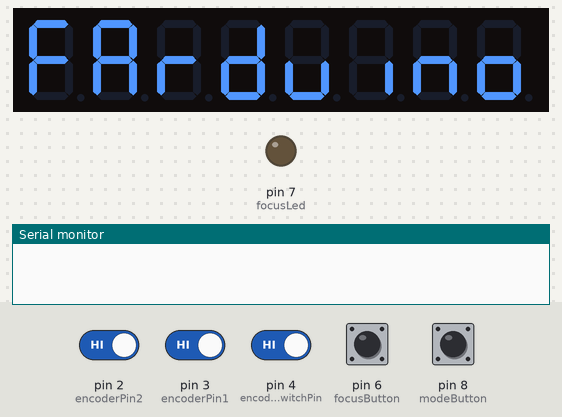
Recording of a sketch running on a simulated Arduino Uno, built with avr-gcc and run on an emulated ATmega328P. On the bench: 8-digit seven-segment display, output pins drawn as LEDs (lit = HIGH), the last lines printed to the serial monitor. The inputs (shaded band) are chosen by the test bench; at power-on: pin 2 (encoderPin2), pin 3 (encoderPin1), pin 4 (encoderSwitchPin) HIGH, pin 6 (focusButton), pin 8 (modeButton) LOW.

Above: at 1.2 s.
1.3 s: pin 6 (focusButton) pulled HIGH for 0.15 s
At 2.4 s:
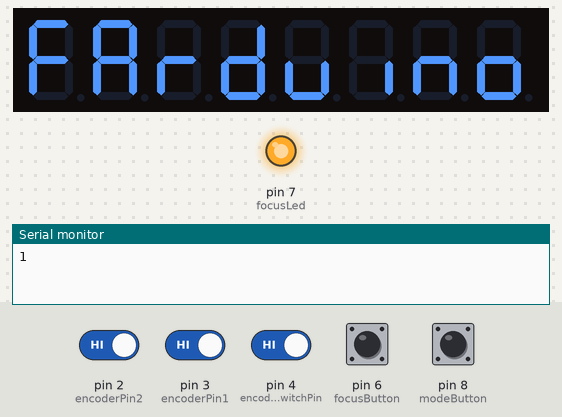
2.9 s: pin 6 (focusButton) pulled HIGH for 1 s
At 3.5 s:
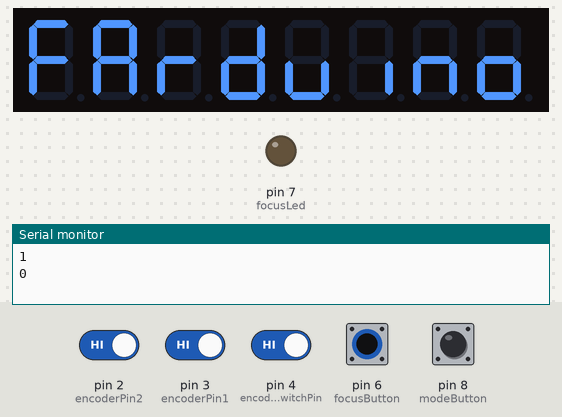
Timing chart, 0 to 5.9 s (numbered marks = the images above; inputs shaded):
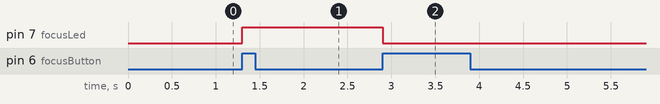

Measured:
- after the input at 1.3 s, pin 7 (focusLed): LOW → HIGH at once
- after the input at 2.9 s, pin 7 (focusLed): HIGH → LOW at once

The sketch:

Rotary-encoder.ino
```cpp
//From bildr article: http://bildr.org/2012/08/rotary-encoder-arduino/

//We always have to include the library
#include "LedControl.h"

/*
 Now we need a LedControl to work with.
 ***** These pin numbers will probably not work with your hardware *****
 pin 12 is connected to the DataIn
 pin 11 is connected to the CLK
 pin 10 is connected to LOAD
 We have only a single MAX72XX.
 */
LedControl lc=LedControl(12,11,10,1);

//these pins cannot be changed 2/3 are special pins
int encoderPin1 = 3;
int encoderPin2 = 2;
int encoderSwitchPin = 4; //push button switch
int enlargerLamp = 5;
int focusLed = 7;
int focusButton = 6;
int modeButton = 8;

//VARIABLES
int butDebounce = 20; // general variable for button debouncing

byte previousFocus = LOW;// For determining Focus button change state
long lastFocusTime = 0; // For the debounce of the Focus button
long debounce = 200;//for the Focus and Start buttons debounce
byte focusState;
byte enlargerOn = 0;

int brightness = 8; // Initial brightness value
byte modeState = LOW;// state of the Mode button for cycling through Modes
byte modePrevious = HIGH;
unsigned long pressTime = 0; // For the debounce of the Mode button
byte generalMode = 3;// For the switch... case argument

//ROTARY ENCODER VARIABLES
volatile int lastEncoded = 0;
volatile long encoderValue = 0;

long lastencoderValue = 0;

int lastMSB = 0;
int lastLSB = 0;
// END VARIABLES
//------------------------------------------------------------------------


void setup() {
  Serial.begin (9600);
  // Bring the display out of shutdown
  lc.shutdown(0,false);
  // and clear the display
  lc.clearDisplay(0);

  pinMode(encoderPin1, INPUT);
  pinMode(encoderPin2, INPUT);
  pinMode(encoderSwitchPin, INPUT);
  pinMode(focusLed, OUTPUT);
  pinMode(focusButton, INPUT);
  pinMode(modeButton, INPUT);

  modeState = digitalRead(modeButton); //read the initial state of the button

  digitalWrite(encoderPin1, HIGH); //turn pullup resistor on
  digitalWrite(encoderPin2, HIGH); //turn pullup resistor on

  digitalWrite(encoderSwitchPin, HIGH); //turn pullup resistor on

  //call updateEncoder() when any high/low changed seen
  //on interrupt 0 (pin 2), or interrupt 1 (pin 3)
  attachInterrupt(0, updateEncoder, CHANGE);
  attachInterrupt(1, updateEncoder, CHANGE);

}

void loop(){
  //void checkMode(){
  modeState = digitalRead(modeButton);
  if(modeState && modeState != modePrevious){
    if(generalMode < 3) // Check to see if the generalMode is within a range of 0 - 3,  anything over that will reset count back to 0.
      generalMode += 1;
    else
      generalMode = 0;

    Serial.println(generalMode);
  }
  modePrevious = modeState;

  //set the state of the focus button
  focusState = digitalRead(focusButton);
  //Serial.println(focusState);
  if(focusState && focusState != previousFocus){
    if(enlargerOn > 0)
      enlargerOn = 0;
    else
      enlargerOn = 1;

    Serial.println(enlargerOn);
  }
  previousFocus = focusState;


  if(digitalRead(encoderSwitchPin)){
    //button is not being pushed
  }
  else{
    //button is being pushed
    encoderValue = 0;
  }


  /*
  if(focusState == HIGH && previousFocus == LOW && millis() - lastFocusTime > debounce) {
    if(enlargerOn == HIGH){
      enlargerOn = LOW;
      butDebounce = 0;
      // write home message on display
    }
    else {
       enlargerOn = HIGH;
       butDebounce = millis();
       //write "Focus on" to the display
    }
    lastFocusTime = millis();
    previousFocus == focusState;
  }
  */
  digitalWrite(enlargerLamp, enlargerOn);
  digitalWrite(focusLed, enlargerOn);


  //Write stuff to the display

  brightness = constrain(encoderValue, 0, 15);
  lc.setIntensity(0, brightness);

  lc.setChar(0,7,'F',false);
  lc.setChar(0,6,'a',false);
  lc.setRow(0,5,0x05);
  lc.setChar(0,4,'d',false);
  lc.setRow(0,3,0x1c);
  lc.setRow(0,2,B00010000);
  lc.setChar(0,1,'n',false);
  lc.setChar(0,0,'o',false);

  //Serial.println(encoderValue);
  //delay(100); //just here to slow down the output, and show it will work  even during a delay
}


// THE INTERRUPT
void updateEncoder(){
  int MSB = digitalRead(encoderPin1); //MSB = most significant bit
  int LSB = digitalRead(encoderPin2); //LSB = least significant bit

  int encoded = (MSB << 1) |LSB; //converting the 2 pin value to single number
  int sum  = (lastEncoded << 2) | encoded; //adding it to the previous encoded value

  if(sum == 0b1101 || sum == 0b0100 || sum == 0b0010 || sum == 0b1011) encoderValue ++;
  if(sum == 0b1110 || sum == 0b0111 || sum == 0b0001 || sum == 0b1000) encoderValue --;

  lastEncoded = encoded; //store this value for next time
}
```
